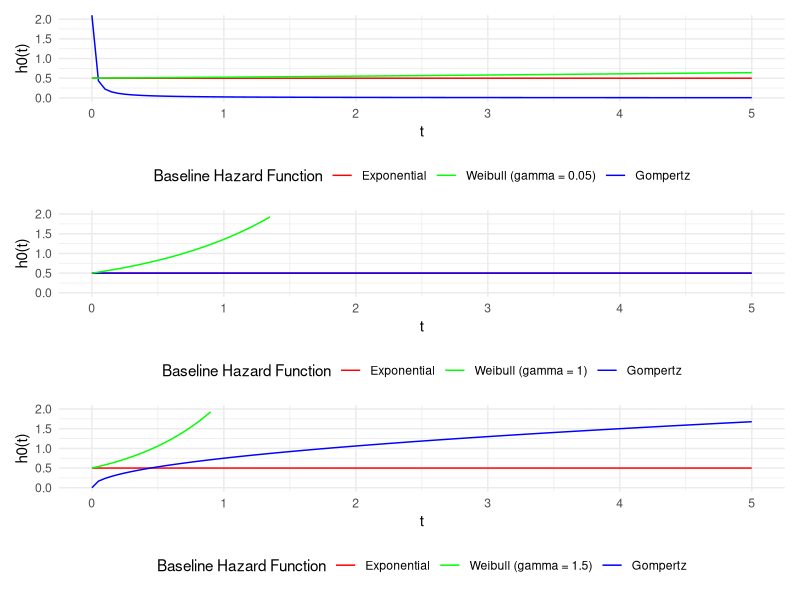

The R script that drew this image:
## ---- chunk 1
knitr::opts_chunk$set(echo = TRUE, message = FALSE, warning = FALSE)
## ---- chunk 2
library(ggplot2)
library(patchwork)
## ---- chunk 3
# parameter and seed
lambda <- 0.5
alpha <- 0.5
set.seed(2023)

# gamma = 0.05 
exp_haz <- function(t, lambda = 0.5) lambda * 1 * t^0
weibull_haz <- function(t, lambda = 0.5, gamma = 0.05) lambda * gamma * t^(gamma - 1)
gompertz_haz <- function(t, lambda = 0.5, gamma = 0.05) lambda * exp(gamma* t)

p <- ggplot(data = data.frame(x = 0), mapping = aes(x = x))
p <- p + 
  stat_function(fun = exp_haz, aes(col = "log-normal")) + 
  stat_function(fun = weibull_haz, aes(col = "weibull (gamma = 0.05)")) + 
  stat_function(fun = gompertz_haz, aes(col = "pink")) + 
  xlim(0,5) + 
  ylim(0,2) + 
  theme_minimal() + 
  scale_color_manual(name = "Baseline Hazard Function", 
                     values = c("red", "green", "blue"), 
                     labels = c("Exponential", "Weibull (gamma = 0.05)", "Gompertz" )) + 
  theme(legend.position="bottom") + 
  labs(x = "t", y = "h0(t)")

# gamma = 1
exp_haz2 <- function(t, lambda = 0.5) lambda * 1 * t^0
weibull_haz2 <- function(t, lambda = 0.5, gamma = 1) lambda * gamma * t^(gamma - 1)
gompertz_haz2 <- function(t, lambda = 0.5, gamma = 1) lambda * exp(gamma* t)

p2 <- ggplot(data = data.frame(x = 0), mapping = aes(x = x))
p2 <- p2 + 
  stat_function(fun = exp_haz2, aes(col = "log-normal")) + 
  stat_function(fun = weibull_haz2, aes(col = "weibull (gamma = 1)")) + 
  stat_function(fun = gompertz_haz2, aes(col = "pink")) + 
  xlim(0,5) + 
  ylim(0,2) + 
  theme_minimal() + 
  scale_color_manual(name = "Baseline Hazard Function", 
                     values = c("red", "green", "blue"), 
                     labels = c("Exponential", "Weibull (gamma = 1)", "Gompertz" )) + 
  theme(legend.position="bottom") + 
  labs(x = "t", y = "h0(t)")

# gamma = 1.5
exp_haz3 <- function(t, lambda = 0.5) lambda * 1 * t^0
weibull_haz3 <- function(t, lambda = 0.5, gamma = 1.5) lambda * gamma * t^(gamma - 1)
gompertz_haz3 <- function(t, lambda = 0.5, gamma = 1.5) lambda * exp(gamma* t)

p3 <- ggplot(data = data.frame(x = 0), mapping = aes(x = x))
p3 <- p3 + 
  stat_function(fun = exp_haz3, aes(col = "log-normal")) + 
  stat_function(fun = weibull_haz3, aes(col = "weibull (gamma = 1)")) + 
  stat_function(fun = gompertz_haz3, aes(col = "pink")) + 
  xlim(0,5) + 
  ylim(0,2) + 
  theme_minimal() + 
  scale_color_manual(name = "Baseline Hazard Function", 
                     values = c("red", "green", "blue"), 
                     labels = c("Exponential", "Weibull (gamma = 1.5)", "Gompertz" )) + 
  theme(legend.position="bottom") + 
  labs(x = "t", y = "h0(t)")

(p/p2/p3)
